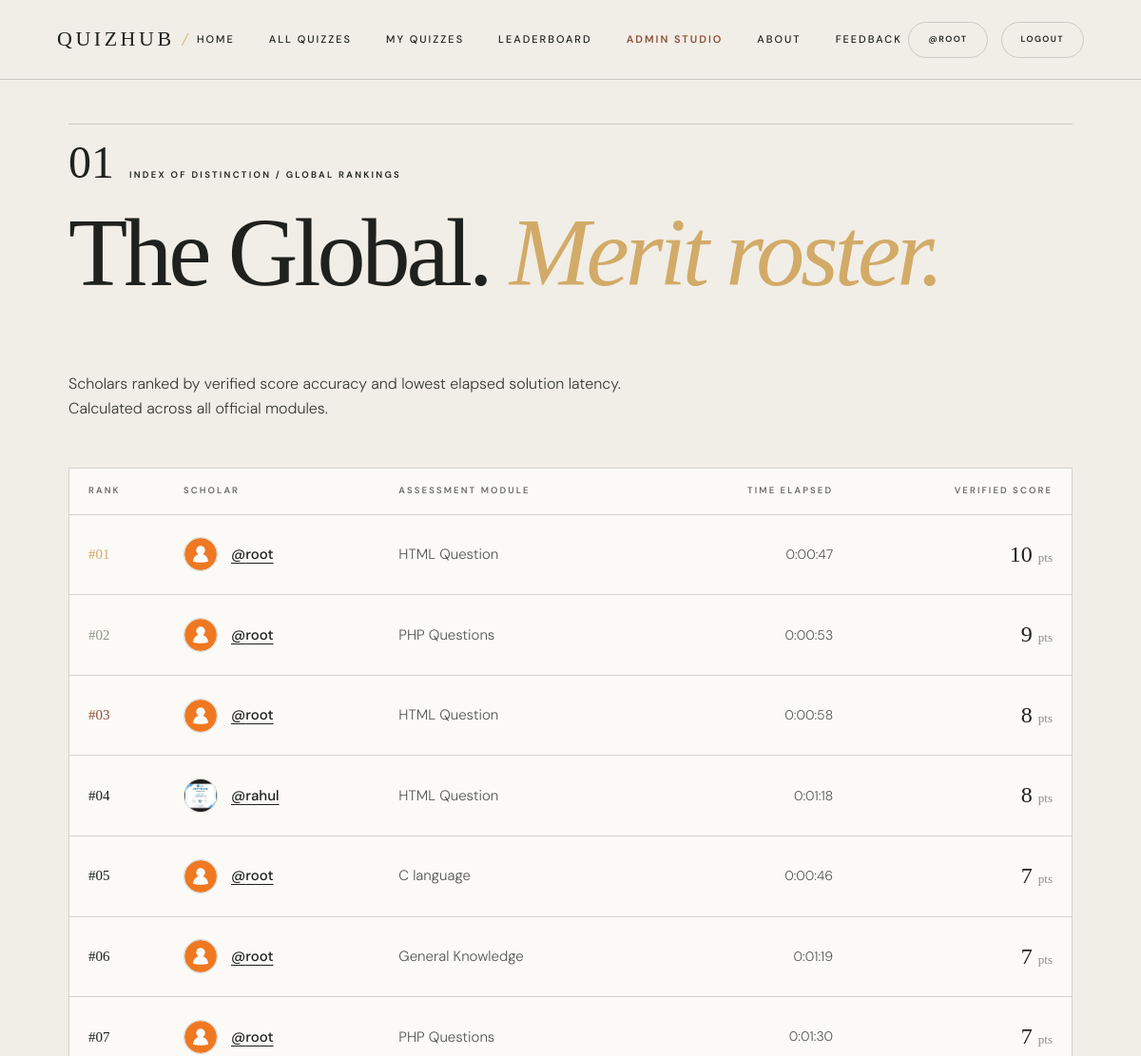
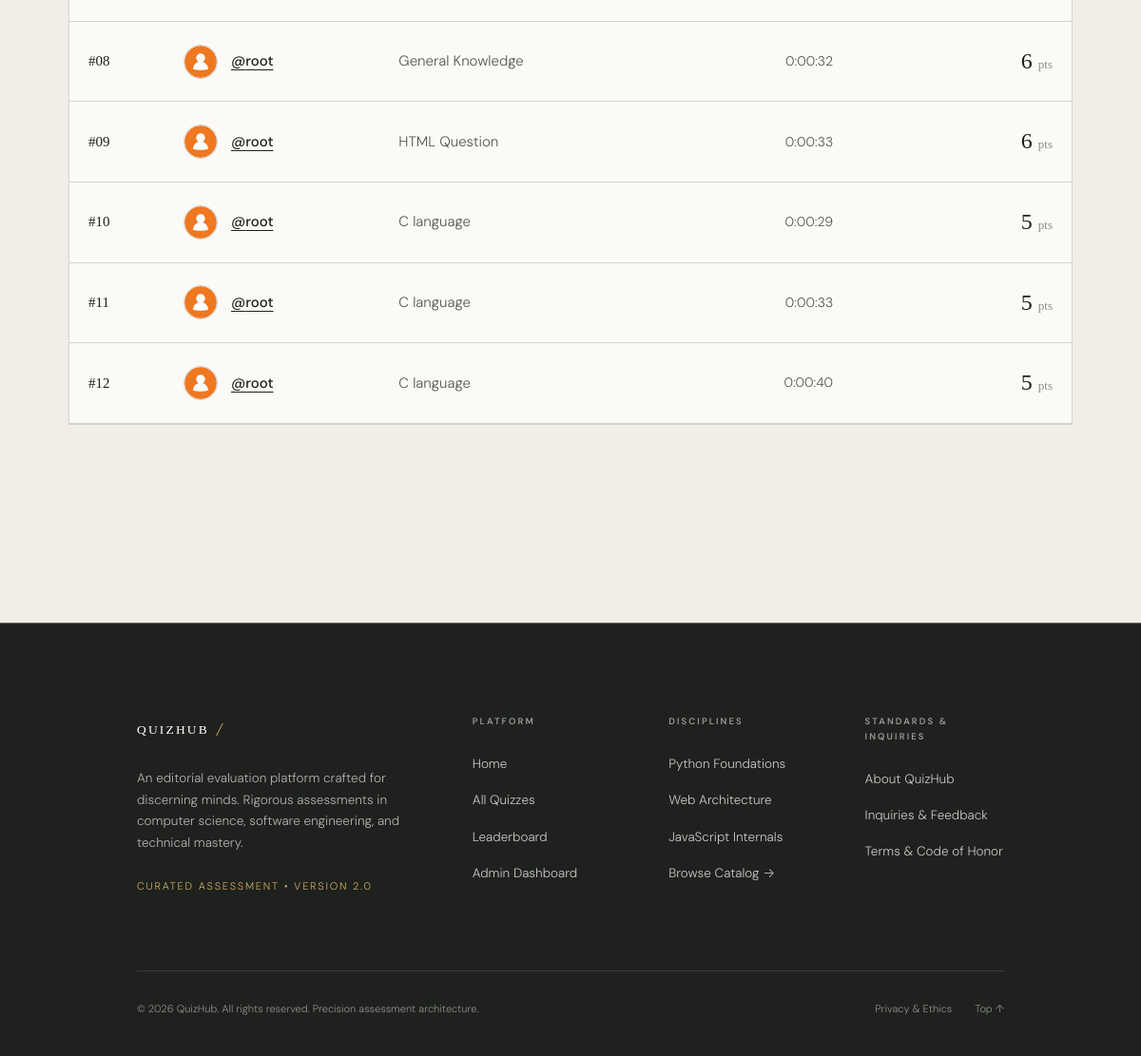
/leaderboard (signed in), run on the app's committed database (2 pictures, top to bottom).
### quiz1/models.py (models this page shows, shortened)
class UserScore(models.Model):
    user = models.ForeignKey(User, on_delete=models.CASCADE)
    quiz = models.ForeignKey(Quiz, on_delete=models.CASCADE)
    score = models.IntegerField()
    total_questions = models.IntegerField(default=10)
    time_taken = models.DurationField()
    completed_at = models.DateTimeField(auto_now_add=True)

class Quiz(models.Model):
    title = models.CharField(max_length=50)
    description = models.TextField(max_length=50)
    category = models.ForeignKey(Category, on_delete=models.CASCADE)
    create_at = models.DateField(auto_now_add=True)
    update_at = models.DateField(auto_now=True)

### account/models.py (models this page shows, shortened)
class Profile(models.Model):
    user = models.OneToOneField(User, on_delete=models.CASCADE, null=True)
    bio = models.TextField(blank=True, null=True)
    profile_img = models.ImageField(upload_to='profile_image', default='user.png', blank=True, null=True)
    location = models.CharField(max_length=100, blank=True, null=True)
    GENDER = (
        ('Male', 'Male'),
        ('Female', 'Female'),
        ('Other', 'Other'),
    )
    gender = models.CharField(max_length=6, choices=GENDER, blank=True, null=True)

### base/views.py (the view)
# urls.py: path('leaderboard', views.leaderboard_view, name='leaderboard'),
@login_required(login_url='login')
def leaderboard_view(request):
    if request.user.is_authenticated:
        user_object = User.objects.get(username=request.user)
        user_profile = Profile.objects.get(user=user_object)
    else:
        user_profile = None  # If not authenticated, no user profile
    leaderboard_user = (
        UserScore.objects.select_related('user', 'quiz')
        .order_by('-score', 'time_taken')[:12]
    )
    context = {
        "leaderboard_user": leaderboard_user,
        "user_profile": user_profile,
    }
    return render(request, 'leaderboard.html', context)

### templates/leaderboard.html (shortened to what this page needs)
{% extends "./index.html" %}
{% load static %}
{% block content %}
<section class="section-pad chapter-paper" style="padding-top: 130px;">
    <div class="zh-container">
        <div class="section-number">
            <span class="sn-num">01</span>
            <span>Index of Distinction / Global Rankings</span>
        </div>
        <div style="margin-bottom: 50px;" class="reveal">
            <h1>The Global. <em>Merit roster.</em></h1>
            <p class="lede" style="max-width: 600px; margin-top: 20px;">
                Scholars ranked by verified score accuracy and lowest elapsed solution latency. Calculated across all official modules.
            </p>
        </div>
        <div class="zh-card-light reveal" style="padding: 0; overflow-x: auto;">
            <table class="zh-table">
                <thead>
                    <tr>
                        <th style="width: 100px;">Rank</th>
                        <th>Scholar</th>
                        <th>Assessment Module</th>
                        <th style="text-align: right;">Time Elapsed</th>
                        <th style="text-align: right;">Verified Score</th>
                    </tr>
                </thead>
                <tbody>
                    {% for user_score in leaderboard_user %}
                    <tr>
                        <td class="zh-rank-num" style="color: {% if forloop.counter == 1 %}var(--ochre){% elif forloop.counter == 2 %}#8f9489{% elif forloop.counter == 3 %}var(--clay){% else %}inherit{% endif %};">
                            #{{ forloop.counter|stringformat:"02d" }}
                        </td>
                        <td>
                            <div style="display: flex; align-items: center; gap: 14px;">
                                {% if user_score.user.profile.profile_img %}
                                <img src="{{ user_score.user.profile.profile_img.url }}"
                                     alt="{{ user_score.user.username }}"
                                     style="width: 36px; height: 36px; border-radius: 50%; object-fit: cover; border: 1px solid var(--line);">
                                {% else %}
                                <div style="width: 36px; height: 36px; border-radius: 50%; background: var(--ink); color: #ffffff; display: flex; align-items: center; justify-content: center; font-size: 13px; font-weight: 500;">
                                    {{ user_score.user.username|slice:":1"|upper }}
                                </div>
                                {% endif %}
                                <div>
                                    <a href="{% url 'profile' user_score.user.username %}" style="font-weight: 500; text-decoration: underline; text-underline-offset: 4px;">
                                        @{{ user_score.user.username }}
                                    </a>
                                </div>
                            </div>
                        </td>
                        <td style="color: rgba(30, 33, 29, 0.75);">
                            {{ user_score.quiz.title|default:"Standard Technical Quiz" }}
                        </td>
                        <td style="text-align: right; font-size: 14px; opacity: 0.75; font-variant-numeric: tabular-nums;">
                            {{ user_score.time_taken|default:"00:00" }}
                        </td>
                        <td style="text-align: right; font-family: var(--serif); font-size: 24px; font-weight: 500;">
                            {{ user_score.score }} <span style="font-size: 13px; opacity: 0.5;">pts</span>
                        </td>
                    </tr>
                    {% empty %}
                    <tr>
                        <td colspan="5" style="text-align: center; padding: 60px 20px; color: rgba(30, 33, 29, 0.6);">
                            No evaluation records currently published. Complete an assessment to place your name on the merit roster.
                        </td>
                    </tr>
                    {% endfor %}
                </tbody>
            </table>
        </div>
    </div>
</section>
{% endblock content %}

### templates/components/navbar.html (shortened to what this page needs)
{% load static %}
<header class="site-header" data-header>
    <a href="{% url 'home' %}" class="wordmark" aria-label="QuizHub Home">
        QuizHub <em>/</em>
    </a>
    <nav class="desktop-nav" aria-label="Main Navigation">
        <a href="{% url 'home' %}">Home</a>
        <a href="{% url 'all_quiz' %}">All Quizzes</a>
        {% if request.user.is_authenticated %}
        <a href="{% url 'my_quizzes' %}">My Quizzes</a>
        {% endif %}
        <a href="{% url 'leaderboard' %}">Leaderboard</a>
        {% if request.user.is_superuser or request.user.is_staff %}
        <a href="{% url 'portal_dashboard' %}" style="color: var(--clay); font-weight: 600;">Admin Studio</a>
        {% endif %}
        <a href="{% url 'about' %}">About</a>
        <a href="{% url 'contactUs' %}">Feedback</a>
    </nav>
    <div class="header-actions">
        {% if request.user.is_authenticated %}
            <a href="{% url 'profile' request.user.username %}" class="zh-btn zh-btn-outline zh-btn-sm header-cta">
                @{{ request.user.username }}
            </a>
            <a href="{% url 'logout' %}" class="zh-btn zh-btn-outline zh-btn-sm header-cta">
                Logout
            </a>
        {% endif %}
    </div>
</header>

### data on the page
UserScore: user.profile.profile_img (placeholder picture), user.username "root", quiz "HTML Question", time_taken "0:00:47", score "10"
UserScore: user.profile.profile_img (placeholder picture), user.username "root", quiz "PHP Questions", time_taken "0:00:53", score "9"
UserScore: user.profile.profile_img (placeholder picture), user.username "root", quiz "HTML Question", time_taken "0:00:58", score "8"
UserScore: user.profile.profile_img (picture), user.username "rahul", quiz "HTML Question", time_taken "0:01:18", score "8"
UserScore: user.profile.profile_img (placeholder picture), user.username "root", quiz "C language", time_taken "0:00:46", score "7"
UserScore: user.profile.profile_img (placeholder picture), user.username "root", quiz "General Knowledge", time_taken "0:01:19", score "7"
UserScore: user.profile.profile_img (placeholder picture), user.username "root", quiz "PHP Questions", time_taken "0:01:30", score "7"
UserScore: user.profile.profile_img (placeholder picture), user.username "root", quiz "General Knowledge", time_taken "0:00:32", score "6"
UserScore: user.profile.profile_img (placeholder picture), user.username "root", quiz "HTML Question", time_taken "0:00:33", score "6"
UserScore: user.profile.profile_img (placeholder picture), user.username "root", quiz "C language", time_taken "0:00:29", score "5"
UserScore: user.profile.profile_img (placeholder picture), user.username "root", quiz "C language", time_taken "0:00:33", score "5"
UserScore: user.profile.profile_img (placeholder picture), user.username "root", quiz "C language", time_taken "0:00:40", score "5"

### other printed values
{{ request.user.username }} "ROOT"
